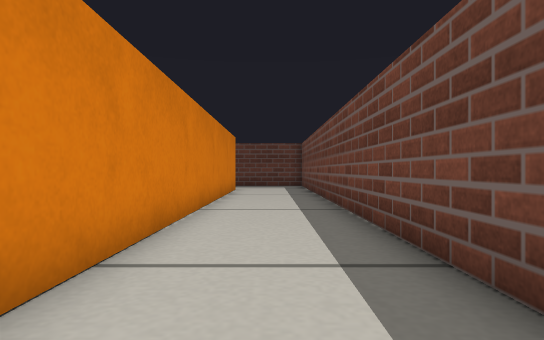
[1] (above)

16 first-person views from a walk through a robot-simulator world made for Gazebo. The camera is 0.19 m above the floor, looks level and sees 75° across. The floor is counted in squares, 0.2 m on a side. Each view is taken from the middle of a square. On the plan, view 1 faces up. The plan holds only what a view shows up to about 13 squares ahead; the rest is blank.

[2]
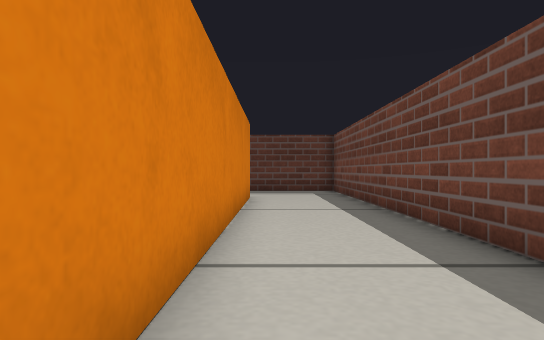

[3]
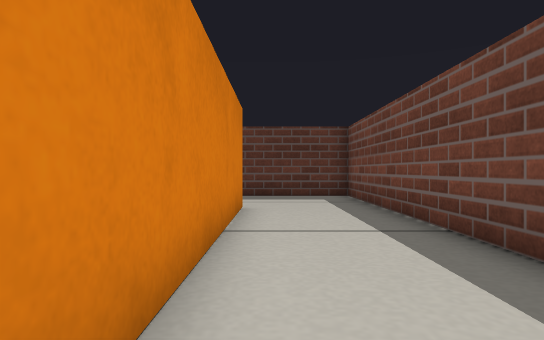

[4]
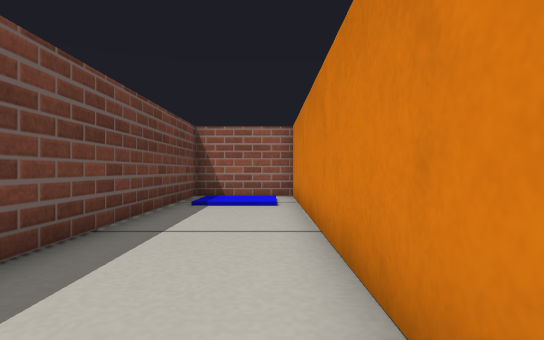

[5]
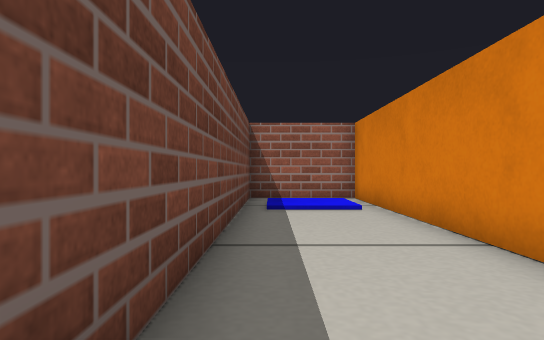

[6]
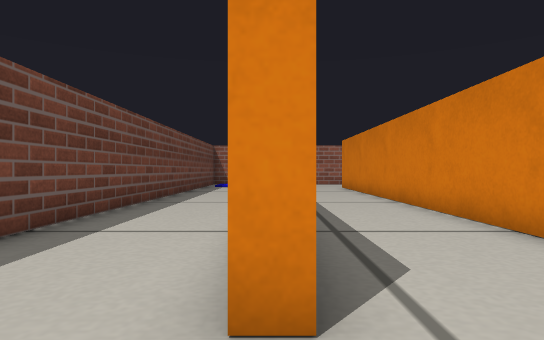

[7]
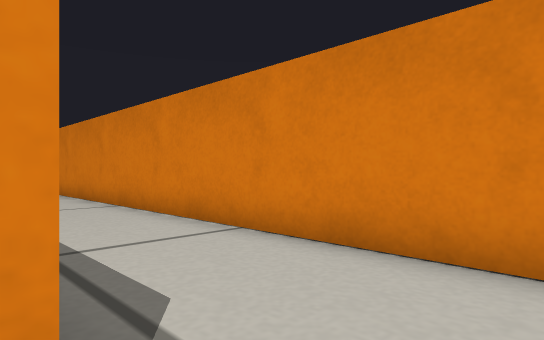

[8]
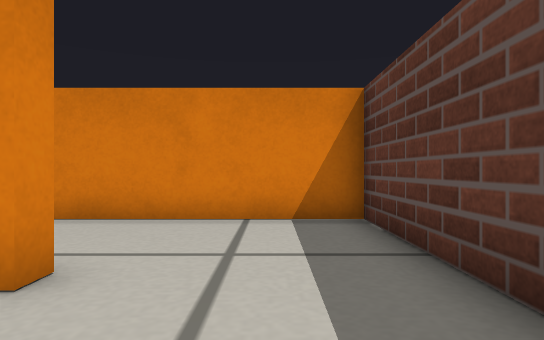

[9]
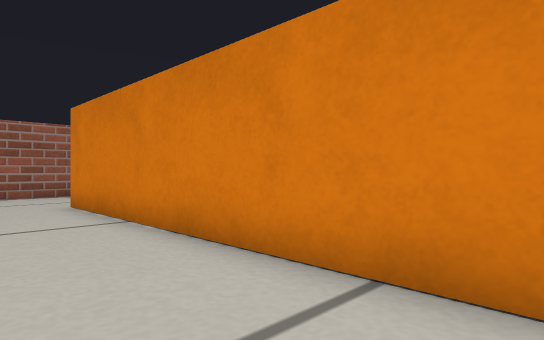

[10]
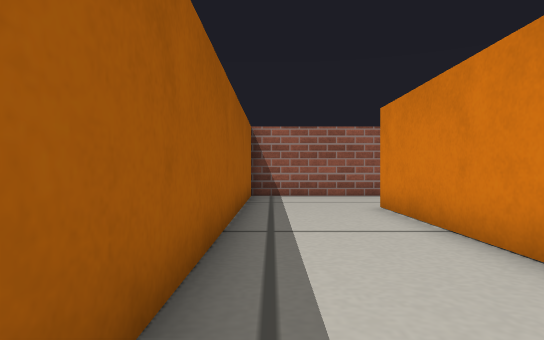

[11]
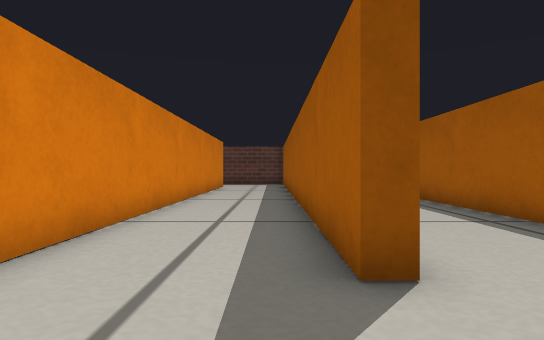

[12]
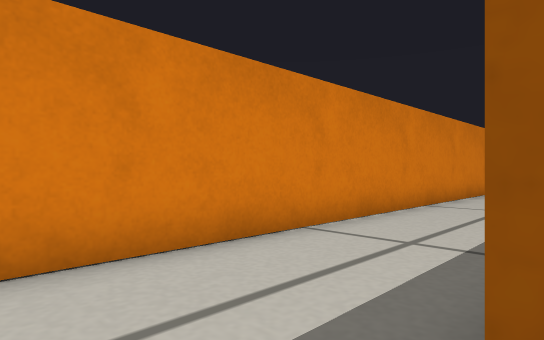

[13]
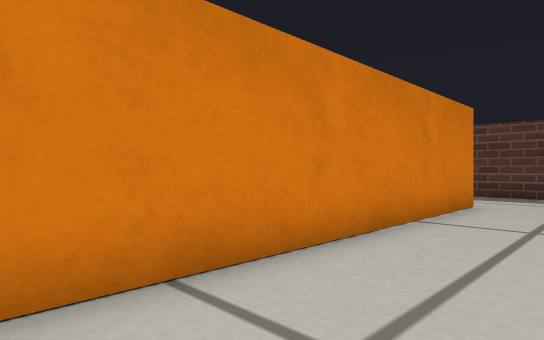

[14]
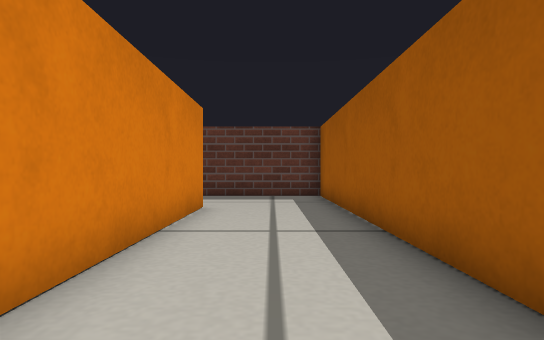

[15]
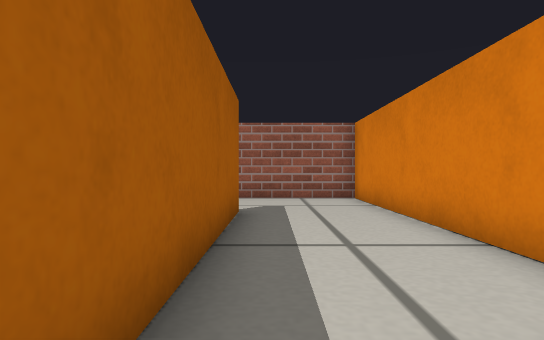

[16]
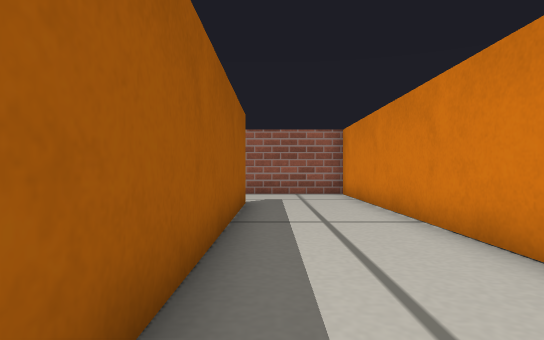

### Floor plan
Points are (right, up) in squares from view 1. A wall is a line through its corners. A room is listed if a view was taken in it or the views show most of it. See-through windows are left out.
Room 1 (views 1, 2, 3, 4, 5, 8)
walls: (-1.7, 17) (-1.7, -3.7) (1.8, -3.7) (1.8, 20.8) (-1.4, 20.8)
ways out: opening at (-2, 18.5) to room 2
Room 2 (views 6, 7, 9, 10)
walls: (-2.4, 17) (-1.7, 17); (-1.4, 20.8) (-5.8, 20.8) (-5.8, 0); (-2.3, -3.2) (-2.3, 8.4); (-5.5, -3.7) (-2.2, -3.7)
ways out: opening at (-2, 18.5) to room 1; opening at (-6, -2) to room 3
Room 3 (views 11, 12, 13, 14, 15, 16)
walls: (-5.8, 0) (-6.3, 0) (-6.3, 20.8) (-9.4, 20.8); (-9.7, 16.9) (-9.7, -3.7) (-5.5, -3.7)
ways out: opening at (-6, -2) to room 2; opening at (-10, 18.5)

Where each view was taken, in squares from view 1:
view 1: 0 up, 0 right, facing up
view 2: 5 up, 1 left, facing up
view 3: 8 up, 1 left, facing up
view 4: 9 up, 1 left, facing down
view 5: 8 up, 1 right, facing down
view 6: 19 up, 2 left, facing down
view 7: 18 up, 2 left, facing down-left
view 8: 19 up, 1 right, facing left
view 9: 10 up, 3 left, facing down-left
view 10: 9 up, 3 left, facing down
view 11: 3 down, 7 left, facing up
view 12: 1 down, 6 left, facing up-left
view 13: 7 up, 7 left, facing up-left
view 14: 8 up, 8 left, facing up
view 15: 8 up, 7 left, facing down
view 16: 10 up, 7 left, facing down
